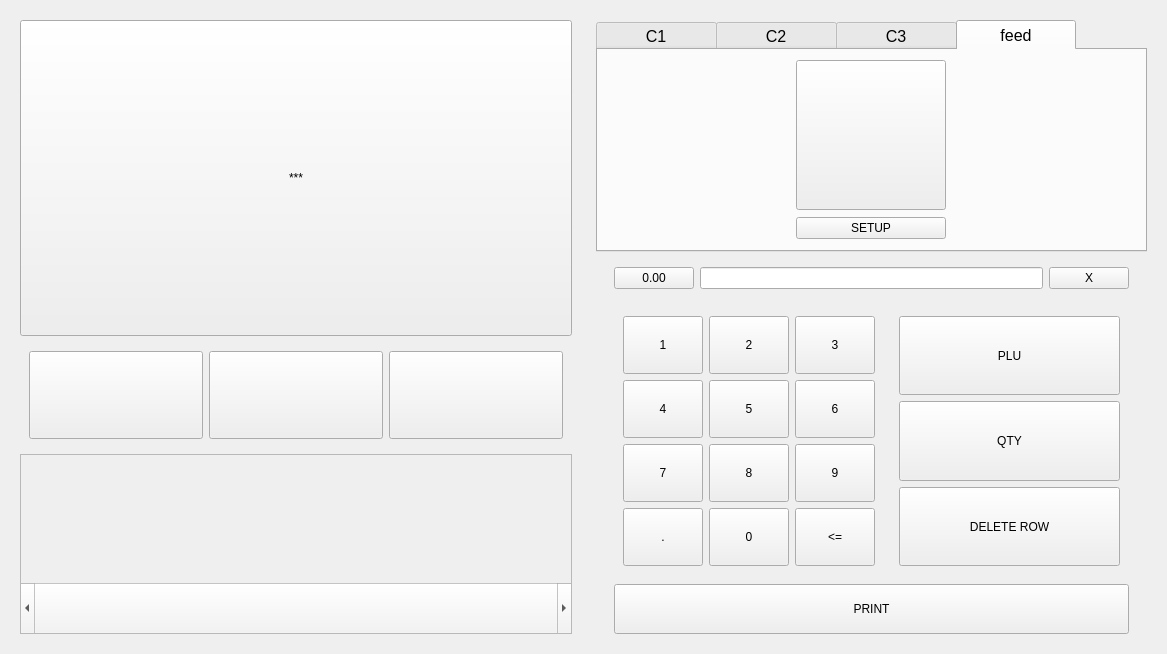
<?xml version="1.0" encoding="UTF-8"?>
<ui version="4.0">
 <class>Form</class>
 <widget class="QWidget" name="Form">
  <property name="geometry">
   <rect>
    <x>0</x>
    <y>0</y>
    <width>1167</width>
    <height>654</height>
   </rect>
  </property>
  <property name="windowTitle">
   <string>Form</string>
  </property>
  <layout class="QGridLayout" name="gridLayout_3" columnstretch="0,0,0">
   <item row="0" column="0">
    <widget class="QWidget" name="widget" native="true">
     <layout class="QGridLayout" name="gridLayout_2" rowstretch="3,0,0">
      <item row="1" column="0">
       <widget class="QWidget" name="widget_2" native="true">
        <property name="styleSheet">
         <string notr="true">QPushButton {    width: 80px; height: 80px;}</string>
        </property>
        <layout class="QGridLayout" name="gridLayout">
         <item row="0" column="0">
          <widget class="QPushButton" name="btn2">
           <property name="sizePolicy">
            <sizepolicy hsizetype="Minimum" vsizetype="Minimum">
             <horstretch>0</horstretch>
             <verstretch>0</verstretch>
            </sizepolicy>
           </property>
           <property name="text">
            <string/>
           </property>
          </widget>
         </item>
         <item row="0" column="1">
          <widget class="QPushButton" name="btn3">
           <property name="sizePolicy">
            <sizepolicy hsizetype="Minimum" vsizetype="Minimum">
             <horstretch>0</horstretch>
             <verstretch>0</verstretch>
            </sizepolicy>
           </property>
           <property name="text">
            <string/>
           </property>
          </widget>
         </item>
         <item row="0" column="2">
          <widget class="QPushButton" name="btn4">
           <property name="sizePolicy">
            <sizepolicy hsizetype="Minimum" vsizetype="Minimum">
             <horstretch>0</horstretch>
             <verstretch>0</verstretch>
            </sizepolicy>
           </property>
           <property name="text">
            <string/>
           </property>
          </widget>
         </item>
        </layout>
       </widget>
      </item>
      <item row="0" column="0">
       <widget class="QPushButton" name="btn1">
        <property name="sizePolicy">
         <sizepolicy hsizetype="Minimum" vsizetype="Minimum">
          <horstretch>0</horstretch>
          <verstretch>0</verstretch>
         </sizepolicy>
        </property>
        <property name="text">
         <string>***</string>
        </property>
       </widget>
      </item>
      <item row="2" column="0">
       <widget class="QScrollArea" name="scrollArea">
        <property name="sizePolicy">
         <sizepolicy hsizetype="Expanding" vsizetype="Maximum">
          <horstretch>0</horstretch>
          <verstretch>0</verstretch>
         </sizepolicy>
        </property>
        <property name="minimumSize">
         <size>
          <width>0</width>
          <height>180</height>
         </size>
        </property>
        <property name="maximumSize">
         <size>
          <width>16777215</width>
          <height>180</height>
         </size>
        </property>
        <property name="styleSheet">
         <string notr="true">QScrollBar {
width: 80px;
height: 50px;
}</string>
        </property>
        <property name="verticalScrollBarPolicy">
         <enum>Qt::ScrollBarAlwaysOff</enum>
        </property>
        <property name="horizontalScrollBarPolicy">
         <enum>Qt::ScrollBarAlwaysOn</enum>
        </property>
        <property name="widgetResizable">
         <bool>true</bool>
        </property>
        <widget class="QWidget" name="SAWC_products">
         <property name="geometry">
          <rect>
           <x>0</x>
           <y>0</y>
           <width>562</width>
           <height>128</height>
          </rect>
         </property>
         <layout class="QHBoxLayout" name="horizontalLayout">
          <property name="topMargin">
           <number>0</number>
          </property>
          <property name="bottomMargin">
           <number>0</number>
          </property>
         </layout>
        </widget>
       </widget>
      </item>
     </layout>
    </widget>
   </item>
   <item row="0" column="2">
    <widget class="QWidget" name="widget_3" native="true">
     <layout class="QGridLayout" name="gridLayout_6" rowstretch="1,0">
      <item row="0" column="0">
       <widget class="QTabWidget" name="tabWidget">
        <property name="styleSheet">
         <string notr="true">QTabBar::tab {
    height: 30px;  /* Adjust the height of the tabs */
    width: 120px;  /* Adjust the width of the tabs */
    font-size: 16px;  /* Adjust the font size of the tabs */
}</string>
        </property>
        <property name="currentIndex">
         <number>3</number>
        </property>
        <widget class="QWidget" name="tabC1">
         <attribute name="title">
          <string>C1</string>
         </attribute>
         <layout class="QGridLayout" name="gridLayout_5">
          <item row="0" column="0">
           <widget class="QTableWidget" name="tableC1">
            <property name="styleSheet">
             <string notr="true">QTableWidgetItem {
background-color: rgb(255, 255, 127);
}</string>
            </property>
           </widget>
          </item>
         </layout>
        </widget>
        <widget class="QWidget" name="tabC2">
         <attribute name="title">
          <string>C2</string>
         </attribute>
         <layout class="QGridLayout" name="gridLayout_7">
          <item row="0" column="0">
           <widget class="QTableWidget" name="tableC2"/>
          </item>
         </layout>
        </widget>
        <widget class="QWidget" name="tabC3">
         <attribute name="title">
          <string>C3</string>
         </attribute>
         <layout class="QGridLayout" name="gridLayout_8">
          <item row="0" column="0">
           <widget class="QTableWidget" name="tableC3"/>
          </item>
         </layout>
        </widget>
        <widget class="QWidget" name="tab_feed">
         <attribute name="title">
          <string>feed</string>
         </attribute>
         <layout class="QGridLayout" name="gridLayout_4">
          <item row="0" column="0">
           <widget class="QPushButton" name="btn0">
            <property name="sizePolicy">
             <sizepolicy hsizetype="Minimum" vsizetype="Minimum">
              <horstretch>0</horstretch>
              <verstretch>0</verstretch>
             </sizepolicy>
            </property>
            <property name="maximumSize">
             <size>
              <width>150</width>
              <height>150</height>
             </size>
            </property>
            <property name="text">
             <string/>
            </property>
           </widget>
          </item>
          <item row="1" column="0">
           <widget class="QPushButton" name="PB_setup_labels">
            <property name="text">
             <string>SETUP</string>
            </property>
           </widget>
          </item>
         </layout>
        </widget>
       </widget>
      </item>
      <item row="1" column="0">
       <widget class="QWidget" name="widget_4" native="true">
        <layout class="QGridLayout" name="gridLayout_9" rowstretch="1,0,0,0">
         <property name="topMargin">
          <number>0</number>
         </property>
         <property name="bottomMargin">
          <number>0</number>
         </property>
         <property name="verticalSpacing">
          <number>0</number>
         </property>
         <item row="2" column="0">
          <widget class="QWidget" name="widget_5" native="true">
           <layout class="QGridLayout" name="gridLayout_10">
            <item row="1" column="0">
             <widget class="QWidget" name="widget_7" native="true">
              <property name="styleSheet">
               <string notr="true">QPushButton {    width: 50px; height: 50px;}</string>
              </property>
              <layout class="QGridLayout" name="gridLayout_11">
               <item row="0" column="0">
                <widget class="QPushButton" name="PB_1">
                 <property name="text">
                  <string>1</string>
                 </property>
                </widget>
               </item>
               <item row="0" column="1">
                <widget class="QPushButton" name="PB_2">
                 <property name="text">
                  <string>2</string>
                 </property>
                </widget>
               </item>
               <item row="0" column="2">
                <widget class="QPushButton" name="PB_3">
                 <property name="text">
                  <string>3</string>
                 </property>
                </widget>
               </item>
               <item row="1" column="0">
                <widget class="QPushButton" name="PB_4">
                 <property name="text">
                  <string>4</string>
                 </property>
                </widget>
               </item>
               <item row="1" column="1">
                <widget class="QPushButton" name="PB_5">
                 <property name="text">
                  <string>5</string>
                 </property>
                </widget>
               </item>
               <item row="1" column="2">
                <widget class="QPushButton" name="PB_6">
                 <property name="text">
                  <string>6</string>
                 </property>
                </widget>
               </item>
               <item row="2" column="0">
                <widget class="QPushButton" name="PB_7">
                 <property name="text">
                  <string>7</string>
                 </property>
                </widget>
               </item>
               <item row="2" column="1">
                <widget class="QPushButton" name="PB_8">
                 <property name="text">
                  <string>8</string>
                 </property>
                </widget>
               </item>
               <item row="2" column="2">
                <widget class="QPushButton" name="PB_9">
                 <property name="text">
                  <string>9</string>
                 </property>
                </widget>
               </item>
               <item row="3" column="0">
                <widget class="QPushButton" name="PB_dot">
                 <property name="text">
                  <string>.</string>
                 </property>
                </widget>
               </item>
               <item row="3" column="1">
                <widget class="QPushButton" name="PB_zero">
                 <property name="text">
                  <string>0</string>
                 </property>
                </widget>
               </item>
               <item row="3" column="2">
                <widget class="QPushButton" name="PB_clear">
                 <property name="text">
                  <string>&lt;=</string>
                 </property>
                </widget>
               </item>
              </layout>
             </widget>
            </item>
            <item row="1" column="1">
             <widget class="QWidget" name="widget_8" native="true">
              <layout class="QGridLayout" name="gridLayout_13">
               <item row="1" column="0">
                <widget class="QPushButton" name="PB_qty">
                 <property name="sizePolicy">
                  <sizepolicy hsizetype="Minimum" vsizetype="Minimum">
                   <horstretch>0</horstretch>
                   <verstretch>0</verstretch>
                  </sizepolicy>
                 </property>
                 <property name="text">
                  <string>QTY</string>
                 </property>
                </widget>
               </item>
               <item row="0" column="0">
                <widget class="QPushButton" name="PB_plu">
                 <property name="sizePolicy">
                  <sizepolicy hsizetype="Minimum" vsizetype="Minimum">
                   <horstretch>0</horstretch>
                   <verstretch>0</verstretch>
                  </sizepolicy>
                 </property>
                 <property name="text">
                  <string>PLU</string>
                 </property>
                </widget>
               </item>
               <item row="2" column="0">
                <widget class="QPushButton" name="PB_delete_row">
                 <property name="sizePolicy">
                  <sizepolicy hsizetype="Minimum" vsizetype="Minimum">
                   <horstretch>0</horstretch>
                   <verstretch>0</verstretch>
                  </sizepolicy>
                 </property>
                 <property name="text">
                  <string>DELETE ROW</string>
                 </property>
                </widget>
               </item>
              </layout>
             </widget>
            </item>
           </layout>
          </widget>
         </item>
         <item row="3" column="0">
          <widget class="QWidget" name="widget_6" native="true">
           <property name="minimumSize">
            <size>
             <width>0</width>
             <height>50</height>
            </size>
           </property>
           <layout class="QGridLayout" name="gridLayout_12">
            <property name="topMargin">
             <number>0</number>
            </property>
            <property name="bottomMargin">
             <number>0</number>
            </property>
            <item row="0" column="0">
             <widget class="QPushButton" name="PB_print">
              <property name="sizePolicy">
               <sizepolicy hsizetype="Minimum" vsizetype="Minimum">
                <horstretch>0</horstretch>
                <verstretch>0</verstretch>
               </sizepolicy>
              </property>
              <property name="text">
               <string>PRINT</string>
              </property>
             </widget>
            </item>
           </layout>
          </widget>
         </item>
         <item row="1" column="0">
          <widget class="QWidget" name="widget_9" native="true">
           <layout class="QGridLayout" name="gridLayout_15">
            <item row="0" column="2">
             <widget class="QPushButton" name="PB_empty">
              <property name="text">
               <string>X</string>
              </property>
             </widget>
            </item>
            <item row="0" column="1">
             <widget class="QLineEdit" name="lineEdit"/>
            </item>
            <item row="0" column="0">
             <widget class="QPushButton" name="PB_weight_input">
              <property name="text">
               <string>0.00</string>
              </property>
             </widget>
            </item>
           </layout>
          </widget>
         </item>
        </layout>
       </widget>
      </item>
     </layout>
    </widget>
   </item>
  </layout>
 </widget>
 <resources/>
 <connections/>
</ui>
